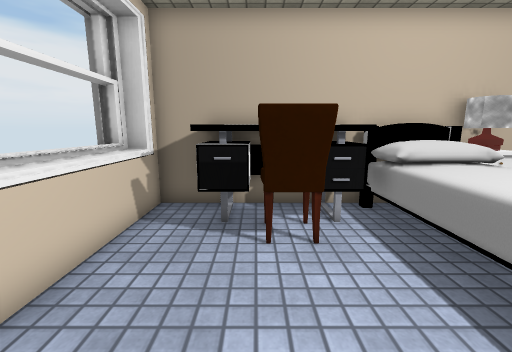
[1] (above)

12 first-person views from a walk through a scene from a Unity 3-D project. The camera is 1.2 m above the floor, tilts 10° down and sees 90° across. The floor is counted in squares, 0.5 m on a side. Each view is taken from the middle of a square. On the plan, view 1 faces up. The plan holds only what a view shows up to about 17 squares ahead; the rest is blank. The place goes on beyond the plan. The player character is not drawn. Some animated figures are left out. Some surface patterns are stand-ins.

[2]
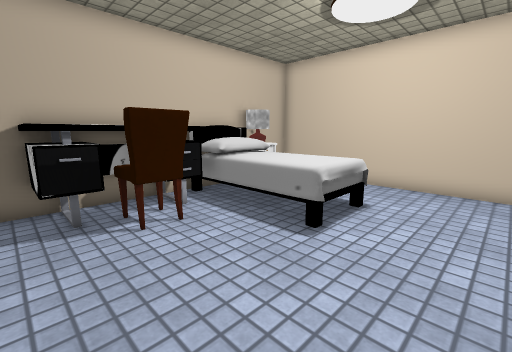

[3]
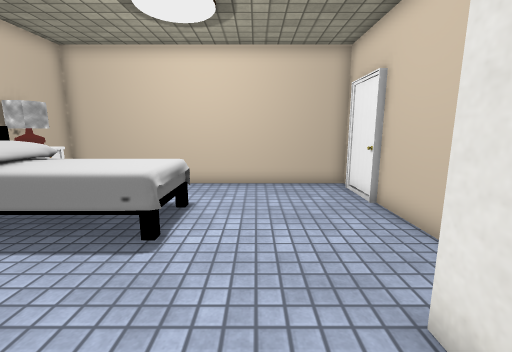

[4]
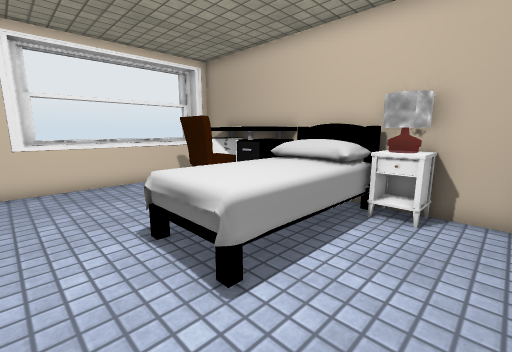

[5]
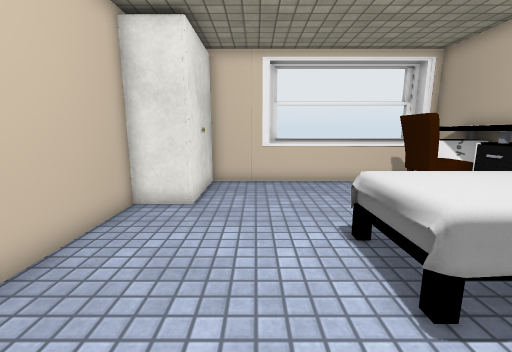

[6]
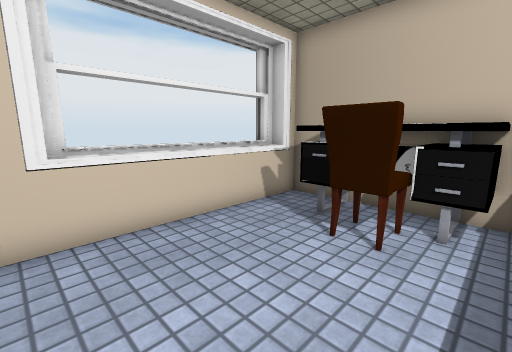

[7]
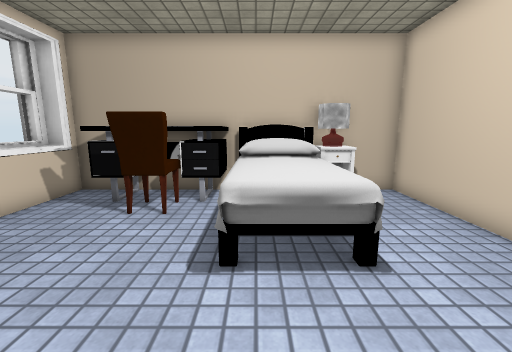

[8]
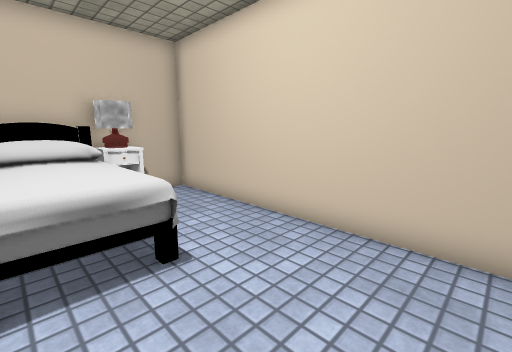

[9]
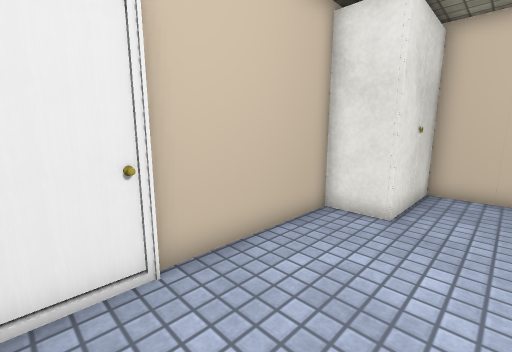

[10]
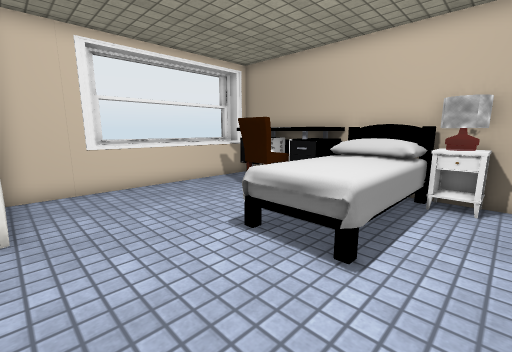

[11]
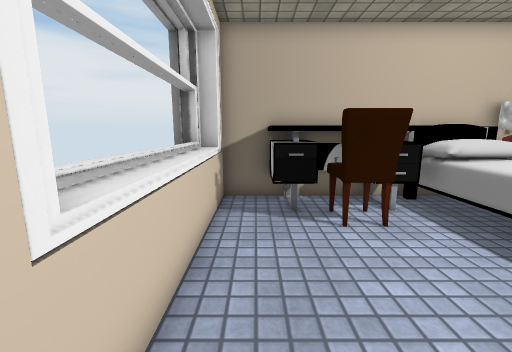

[12]
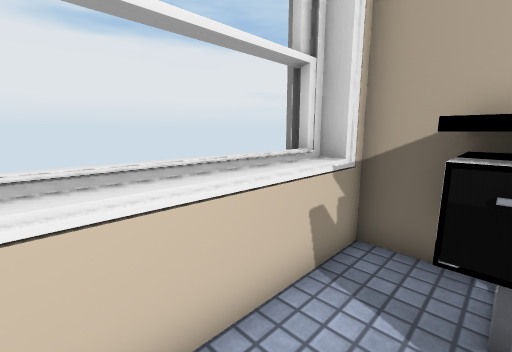

### Floor plan
Key: @ floor where view 1 was taken; # wall or solid block; . floor; = window, fence, low wall or low ledge; ^ raised ledge; B bed; C chair; O other object.
Columns run from 5 left of view 1 to 10 right of it. Each row starts with its distance up from view 1.
  9   #############
  8 ###OOOOOBBBBO###
  7  ^^ OO OBBBBOO.#
  6  =^.OCCOBBBB...#
  5  =^..CC.BBBB...#
  4  =^.....BBBB...#
  3  =^.....BBBB...#
  2  =^.....BB##...#
  1  #^............#
  0   #..@.........#
 -1   #............#
 -2   #####........#
 -3       #........#
 -4       ##########

Positions as (right, up) in squares from view 1, and headings:
1: (0, 0), facing up
2: (-2, -1), facing up-right
3: (-2, 0), facing right
4: (9, 0), facing up-left
5: (9, 0), facing left
6: (3, 0), facing up-left
7: (4, -2), facing up
8: (4, -2), facing up-right
9: (8, 0), facing down-left
10: (8, -2), facing up-left
11: (-2, -1), facing up
12: (-1, 3), facing up-left
